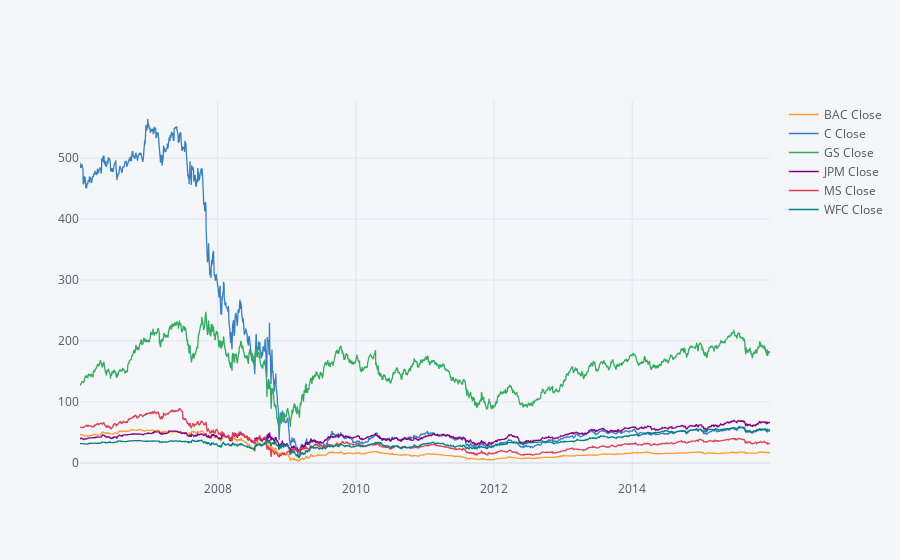

The notebook cell saved with this chart:
### Code cell
# Zoom in on Crash
ts.iplot()

### Figure 1 — Plotly figure (JSON) as saved in the notebook; plotly's stock layout.template omitted (floating-point values rounded to 4 significant figures; data arrays with more than 128 entries replaced by an {"elided": "..."} marker saying what was removed)
{"data": [{"line": {"color": "rgba(255, 153, 51, 1.0)", "dash": "solid", "shape": "linear", "width": 1.3}, "mode": "lines", "name": "BAC Close", "text": "", "type": "scatter", "x": {"elided": "2517 str values"}, "y": {"elided": "2517 float values"}}, {"line": {"color": "rgba(55, 128, 191, 1.0)", "dash": "solid", "shape": "linear", "width": 1.3}, "mode": "lines", "name": "C Close", "text": "", "type": "scatter", "x": {"elided": "2517 str values"}, "y": {"elided": "2517 float values"}}, {"line": {"color": "rgba(50, 171, 96, 1.0)", "dash": "solid", "shape": "linear", "width": 1.3}, "mode": "lines", "name": "GS Close", "text": "", "type": "scatter", "x": {"elided": "2517 str values"}, "y": {"elided": "2517 float values"}}, {"line": {"color": "rgba(128, 0, 128, 1.0)", "dash": "solid", "shape": "linear", "width": 1.3}, "mode": "lines", "name": "JPM Close", "text": "", "type": "scatter", "x": {"elided": "2517 str values"}, "y": {"elided": "2517 float values"}}, {"line": {"color": "rgba(219, 64, 82, 1.0)", "dash": "solid", "shape": "linear", "width": 1.3}, "mode": "lines", "name": "MS Close", "text": "", "type": "scatter", "x": {"elided": "2517 str values"}, "y": {"elided": "2517 float values"}}, {"line": {"color": "rgba(0, 128, 128, 1.0)", "dash": "solid", "shape": "linear", "width": 1.3}, "mode": "lines", "name": "WFC Close", "text": "", "type": "scatter", "x": {"elided": "2517 str values"}, "y": {"elided": "2517 float values"}}], "layout": {"legend": {"bgcolor": "#F5F6F9", "font": {"color": "#4D5663"}}, "paper_bgcolor": "#F5F6F9", "plot_bgcolor": "#F5F6F9", "title": {"font": {"color": "#4D5663"}}, "xaxis": {"gridcolor": "#E1E5ED", "showgrid": true, "tickfont": {"color": "#4D5663"}, "title": {"font": {"color": "#4D5663"}, "text": ""}, "zerolinecolor": "#E1E5ED"}, "yaxis": {"gridcolor": "#E1E5ED", "showgrid": true, "tickfont": {"color": "#4D5663"}, "title": {"font": {"color": "#4D5663"}, "text": ""}, "zerolinecolor": "#E1E5ED"}}}
